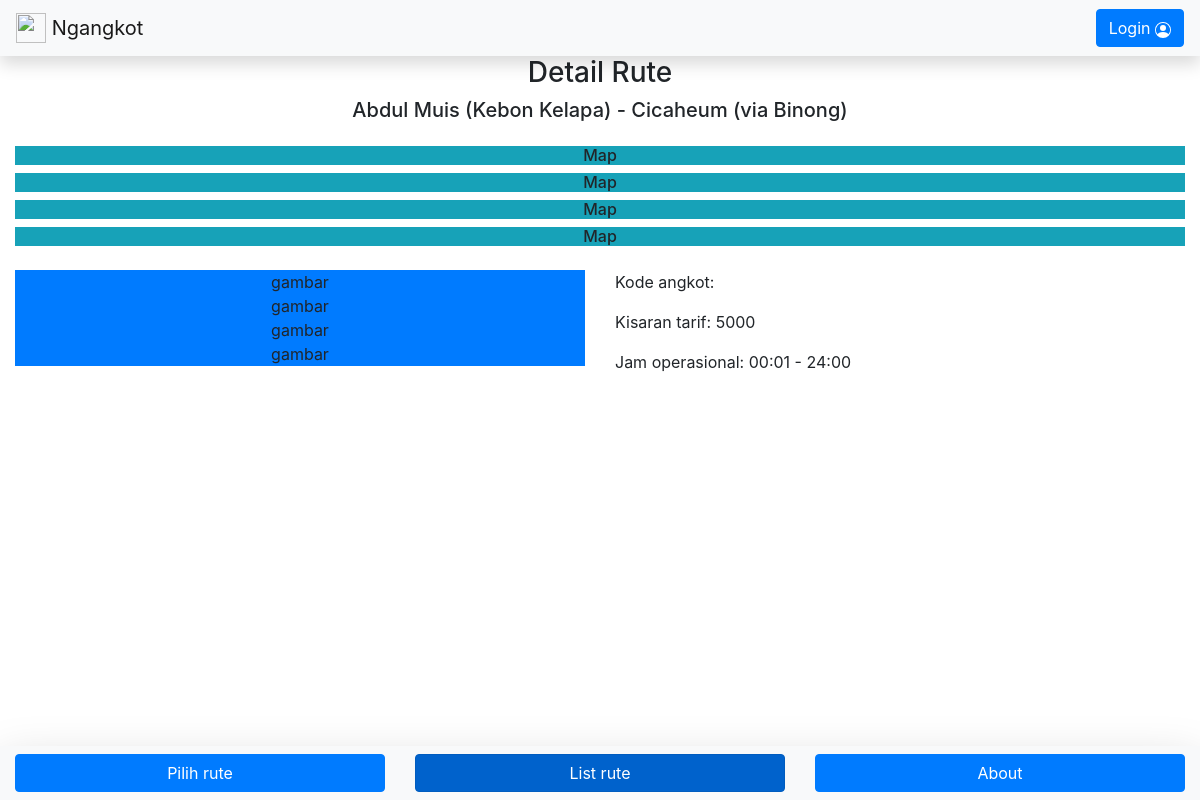
The page /detail_rute.php?id=1 on the database as committed earlier.
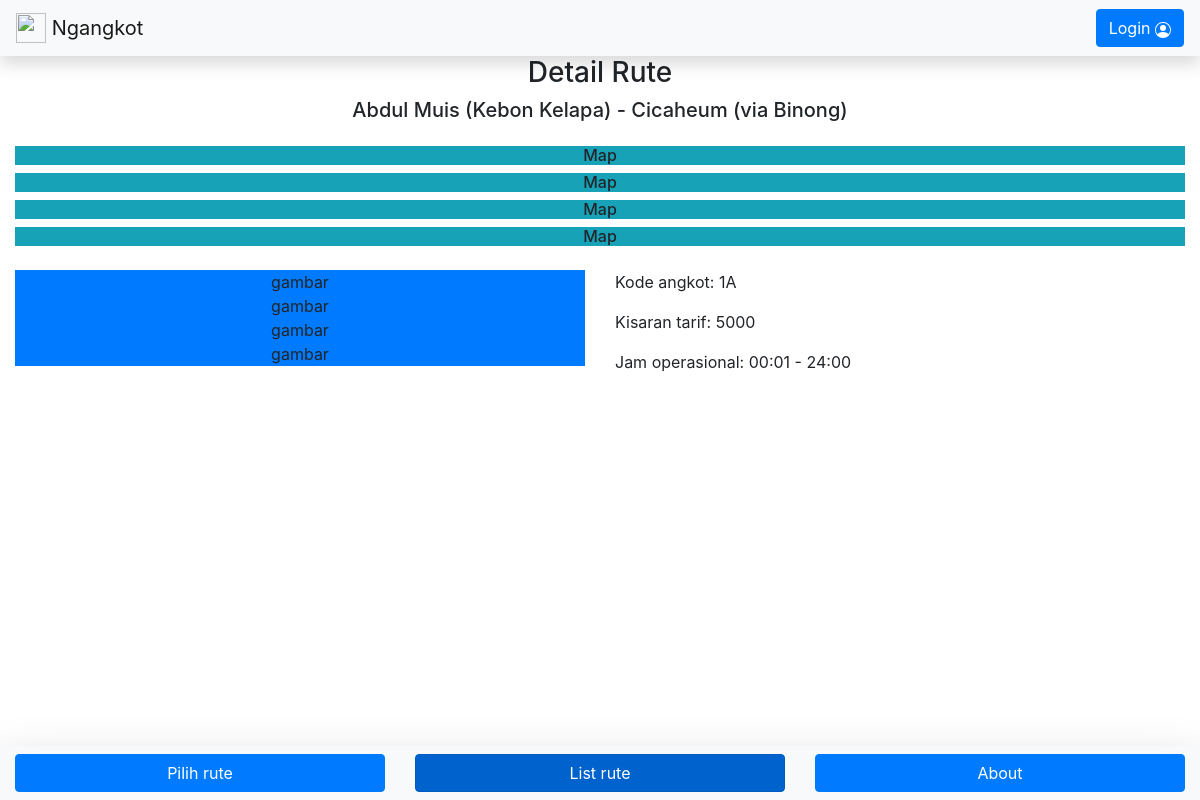
The same page on the database as committed later.
### tables this page shows
CREATE TABLE `rute_angkot` (
  `id_rute` int(11) NOT NULL AUTO_INCREMENT,
  `kode` varchar(10) DEFAULT NULL,
  `jurusan` varchar(255) DEFAULT NULL,
  `lokasi_awal` varchar(255) DEFAULT NULL,
  `lokasi_akhir` varchar(255) DEFAULT NULL,
  `warna` varchar(255) DEFAULT NULL,
  `gambar` varchar(255) DEFAULT NULL,
  `harga` int(11) DEFAULT NULL,
  `jam_opr_awal` varchar(5) DEFAULT NULL,
  `jam_opr_akhir` varchar(5) DEFAULT NULL,
  `koordinat_awal` varchar(255) DEFAULT NULL,
  `koordinat_akhir` varchar(255) DEFAULT NULL,
  PRIMARY KEY (`id_rute`)
);

### detail_rute.php (the view, shortened to what this page needs)
<?php
    include 'config/connection.php';
    $id_rute = $_GET['id'];
    $sql    = "SELECT * FROM rute_angkot WHERE id_rute = $id_rute";
    $query  = $conn->query($sql);
    $data   = $query->fetch_array();
?>
<!DOCTYPE html>
<html lang="en">
<head>
    <link rel="stylesheet" href="https://cdn.jsdelivr.net/npm/bootstrap@4.6.1/dist/css/bootstrap.min.css">
    <link stylesheet type="text/css" rel="stylesheet" href="css/style.css">
</head>
<body>
    <?php include('elements/top_nav.php'); ?>
    <div class="mainContent container-fluid">
        <div class="text-center mb-4">
            <h3>Detail Rute</h3>
            <h5><?= $data['jurusan'] ?></h5>
        </div>
        <h6 class="bg-info text-center">Map</h6>
        <h6 class="bg-info text-center">Map</h6>
        <h6 class="bg-info text-center">Map</h6>
        <h6 class="bg-info text-center">Map</h6>
        <div class="row mt-4">
            <div class="col-6">
                <div class="text-center bg-primary">gambar</div>
                <div class="text-center bg-primary">gambar</div>
                <div class="text-center bg-primary">gambar</div>
                <div class="text-center bg-primary">gambar</div>
            </div>
            <div class="col-6">
                <p>Kode angkot: <?= $data['kode'] ?></p>
                <p>Kisaran tarif: <?= $data['harga'] ?></p>
                <p>Jam operasional: <?= $data['jam_opr_awal'] ?> - <?= $data['jam_opr_akhir'] ?></p>
            </div>
        </div>
    </div>
    <?php
    include('elements/bottom_nav.php');
    ?>
</body>
</html>

Rows that differ between the two databases and show on the page:
changed rute_angkot "Abdul Muis (Kebon Kelapa) - Cicaheum (via Binong)": kode (not shown) → "1A"
